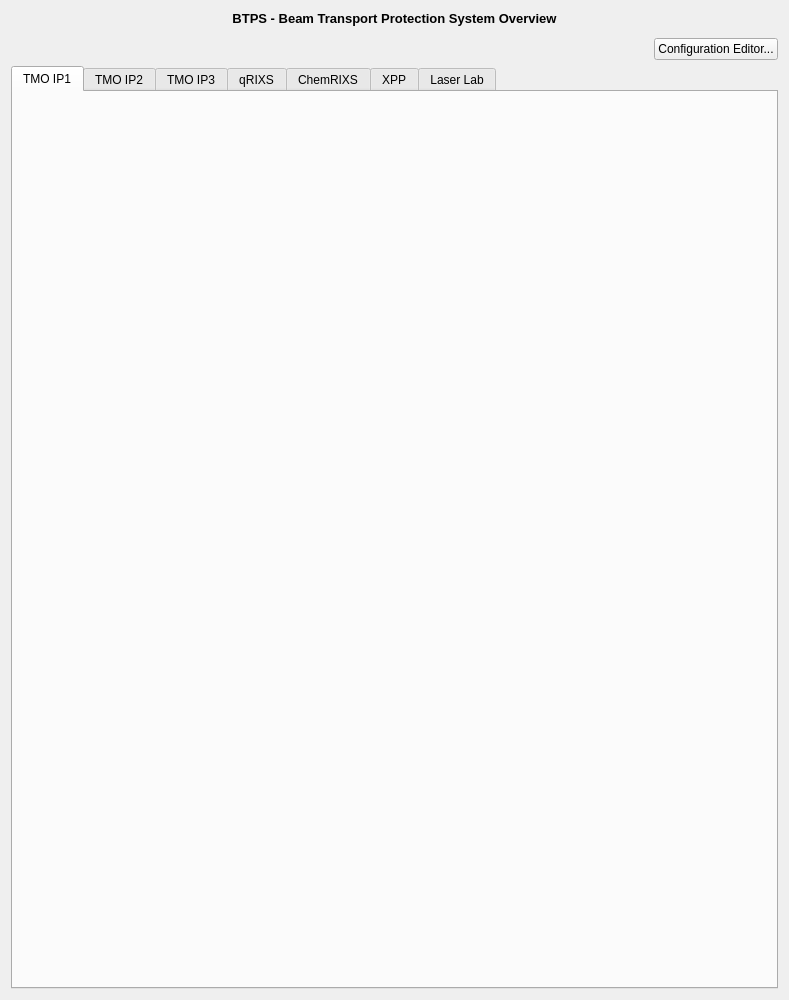
<?xml version="1.0" encoding="UTF-8"?>
<ui version="4.0">
 <class>BTPS</class>
 <widget class="QWidget" name="BTPS">
  <property name="geometry">
   <rect>
    <x>0</x>
    <y>0</y>
    <width>789</width>
    <height>1000</height>
   </rect>
  </property>
  <property name="windowTitle">
   <string>Laser Beam Transport Protection System</string>
  </property>
  <layout class="QVBoxLayout" name="verticalLayout">
   <item>
    <widget class="QLabel" name="label">
     <property name="font">
      <font>
       <pointsize>10</pointsize>
       <weight>75</weight>
       <bold>true</bold>
      </font>
     </property>
     <property name="text">
      <string>BTPS - Beam Transport Protection System Overview</string>
     </property>
     <property name="alignment">
      <set>Qt::AlignCenter</set>
     </property>
    </widget>
   </item>
   <item>
    <widget class="PyDMEmbeddedDisplay" name="PyDMEmbeddedDisplay_4">
     <property name="sizePolicy">
      <sizepolicy hsizetype="Preferred" vsizetype="Fixed">
       <horstretch>0</horstretch>
       <verstretch>0</verstretch>
      </sizepolicy>
     </property>
     <property name="toolTip">
      <string/>
     </property>
     <property name="macros" stdset="0">
      <string>{}</string>
     </property>
     <property name="filename" stdset="0">
      <string>btps-overview.ui</string>
     </property>
    </widget>
   </item>
   <item>
    <layout class="QHBoxLayout" name="horizontalLayout_2">
     <item>
      <spacer name="horizontalSpacer">
       <property name="orientation">
        <enum>Qt::Horizontal</enum>
       </property>
       <property name="sizeHint" stdset="0">
        <size>
         <width>40</width>
         <height>20</height>
        </size>
       </property>
      </spacer>
     </item>
     <item>
      <widget class="PyDMRelatedDisplayButton" name="PyDMRelatedDisplayButton_2">
       <property name="toolTip">
        <string/>
       </property>
       <property name="text">
        <string>Configuration Editor...</string>
       </property>
       <property name="filenames" stdset="0">
        <stringlist>
         <string>btps-config.ui</string>
        </stringlist>
       </property>
       <property name="titles" stdset="0">
        <stringlist>
         <string>&amp;Configuration editor...</string>
        </stringlist>
       </property>
       <property name="showIcon" stdset="0">
        <bool>true</bool>
       </property>
       <property name="macros" stdset="0">
        <stringlist>
         <string>{}</string>
        </stringlist>
       </property>
       <property name="openInNewWindow" stdset="0">
        <bool>true</bool>
       </property>
      </widget>
     </item>
    </layout>
   </item>
   <item>
    <widget class="PyDMTabWidget" name="PyDMTabWidget">
     <property name="toolTip">
      <string/>
     </property>
     <property name="whatsThis">
      <string/>
     </property>
     <property name="currentIndex">
      <number>0</number>
     </property>
     <property name="alarmChannels">
      <stringlist>
       <string></string>
       <string></string>
       <string></string>
       <string></string>
       <string></string>
       <string></string>
       <string></string>
      </stringlist>
     </property>
     <widget class="QWidget" name="dest1">
      <attribute name="title">
       <string>TMO IP1</string>
      </attribute>
      <layout class="QHBoxLayout" name="horizontalLayout_6">
       <property name="spacing">
        <number>0</number>
       </property>
       <property name="leftMargin">
        <number>0</number>
       </property>
       <property name="topMargin">
        <number>0</number>
       </property>
       <property name="rightMargin">
        <number>0</number>
       </property>
       <property name="bottomMargin">
        <number>0</number>
       </property>
       <item>
        <widget class="PyDMEmbeddedDisplay" name="PyDMEmbeddedDisplay">
         <property name="toolTip">
          <string/>
         </property>
         <property name="macros" stdset="0">
          <string>{&quot;DEST&quot;: &quot;LTLHN:BTPS:DEST:01:&quot;}</string>
         </property>
         <property name="filename" stdset="0">
          <string>btps-source-tabs.ui</string>
         </property>
         <property name="loadWhenShown" stdset="0">
          <bool>true</bool>
         </property>
         <property name="disconnectWhenHidden" stdset="0">
          <bool>true</bool>
         </property>
        </widget>
       </item>
      </layout>
     </widget>
     <widget class="QWidget" name="dest2">
      <attribute name="title">
       <string>TMO IP2</string>
      </attribute>
      <layout class="QHBoxLayout" name="horizontalLayout">
       <property name="leftMargin">
        <number>0</number>
       </property>
       <property name="topMargin">
        <number>0</number>
       </property>
       <property name="rightMargin">
        <number>0</number>
       </property>
       <property name="bottomMargin">
        <number>0</number>
       </property>
       <item>
        <widget class="PyDMEmbeddedDisplay" name="PyDMEmbeddedDisplay_2">
         <property name="toolTip">
          <string/>
         </property>
         <property name="macros" stdset="0">
          <string>{&quot;DEST&quot;: &quot;LTLHN:BTPS:DEST:02:&quot;}</string>
         </property>
         <property name="filename" stdset="0">
          <string>btps-source-tabs.ui</string>
         </property>
         <property name="loadWhenShown" stdset="0">
          <bool>true</bool>
         </property>
         <property name="disconnectWhenHidden" stdset="0">
          <bool>true</bool>
         </property>
        </widget>
       </item>
      </layout>
     </widget>
     <widget class="QWidget" name="dest3">
      <attribute name="title">
       <string>TMO IP3</string>
      </attribute>
      <layout class="QHBoxLayout" name="horizontalLayout_11">
       <property name="leftMargin">
        <number>0</number>
       </property>
       <property name="topMargin">
        <number>0</number>
       </property>
       <property name="rightMargin">
        <number>0</number>
       </property>
       <property name="bottomMargin">
        <number>0</number>
       </property>
       <item>
        <widget class="PyDMEmbeddedDisplay" name="PyDMEmbeddedDisplay_3">
         <property name="toolTip">
          <string/>
         </property>
         <property name="macros" stdset="0">
          <string>{&quot;DEST&quot;: &quot;LTLHN:BTPS:DEST:03:&quot;}</string>
         </property>
         <property name="filename" stdset="0">
          <string>btps-source-tabs.ui</string>
         </property>
         <property name="loadWhenShown" stdset="0">
          <bool>true</bool>
         </property>
         <property name="disconnectWhenHidden" stdset="0">
          <bool>true</bool>
         </property>
        </widget>
       </item>
      </layout>
     </widget>
     <widget class="QWidget" name="dest4">
      <attribute name="title">
       <string>qRIXS</string>
      </attribute>
      <layout class="QHBoxLayout" name="horizontalLayout_16">
       <property name="leftMargin">
        <number>0</number>
       </property>
       <property name="topMargin">
        <number>0</number>
       </property>
       <property name="rightMargin">
        <number>0</number>
       </property>
       <property name="bottomMargin">
        <number>0</number>
       </property>
       <item>
        <widget class="PyDMEmbeddedDisplay" name="PyDMEmbeddedDisplay_5">
         <property name="toolTip">
          <string/>
         </property>
         <property name="macros" stdset="0">
          <string>{&quot;DEST&quot;: &quot;LTLHN:BTPS:DEST:04:&quot;}</string>
         </property>
         <property name="filename" stdset="0">
          <string>btps-source-tabs.ui</string>
         </property>
         <property name="loadWhenShown" stdset="0">
          <bool>true</bool>
         </property>
         <property name="disconnectWhenHidden" stdset="0">
          <bool>true</bool>
         </property>
        </widget>
       </item>
      </layout>
     </widget>
     <widget class="QWidget" name="dest5">
      <attribute name="title">
       <string>ChemRIXS</string>
      </attribute>
      <layout class="QHBoxLayout" name="horizontalLayout_20">
       <property name="leftMargin">
        <number>0</number>
       </property>
       <property name="topMargin">
        <number>0</number>
       </property>
       <property name="rightMargin">
        <number>0</number>
       </property>
       <property name="bottomMargin">
        <number>0</number>
       </property>
       <item>
        <widget class="PyDMEmbeddedDisplay" name="PyDMEmbeddedDisplay_6">
         <property name="toolTip">
          <string/>
         </property>
         <property name="macros" stdset="0">
          <string>{&quot;DEST&quot;: &quot;LTLHN:BTPS:DEST:05:&quot;}</string>
         </property>
         <property name="filename" stdset="0">
          <string>btps-source-tabs.ui</string>
         </property>
         <property name="loadWhenShown" stdset="0">
          <bool>true</bool>
         </property>
         <property name="disconnectWhenHidden" stdset="0">
          <bool>true</bool>
         </property>
        </widget>
       </item>
      </layout>
     </widget>
     <widget class="QWidget" name="dest6">
      <attribute name="title">
       <string>XPP</string>
      </attribute>
      <layout class="QHBoxLayout" name="horizontalLayout_24">
       <property name="leftMargin">
        <number>0</number>
       </property>
       <property name="topMargin">
        <number>0</number>
       </property>
       <property name="rightMargin">
        <number>0</number>
       </property>
       <property name="bottomMargin">
        <number>0</number>
       </property>
       <item>
        <widget class="PyDMEmbeddedDisplay" name="PyDMEmbeddedDisplay_8">
         <property name="toolTip">
          <string/>
         </property>
         <property name="macros" stdset="0">
          <string>{&quot;DEST&quot;: &quot;LTLHN:BTPS:DEST:06:&quot;}</string>
         </property>
         <property name="filename" stdset="0">
          <string>btps-source-tabs.ui</string>
         </property>
         <property name="loadWhenShown" stdset="0">
          <bool>true</bool>
         </property>
         <property name="disconnectWhenHidden" stdset="0">
          <bool>true</bool>
         </property>
        </widget>
       </item>
      </layout>
     </widget>
     <widget class="QWidget" name="dest7">
      <attribute name="title">
       <string>Laser Lab</string>
      </attribute>
      <layout class="QHBoxLayout" name="horizontalLayout_28">
       <property name="leftMargin">
        <number>0</number>
       </property>
       <property name="topMargin">
        <number>0</number>
       </property>
       <property name="rightMargin">
        <number>0</number>
       </property>
       <property name="bottomMargin">
        <number>0</number>
       </property>
       <item>
        <widget class="PyDMEmbeddedDisplay" name="PyDMEmbeddedDisplay_9">
         <property name="toolTip">
          <string/>
         </property>
         <property name="macros" stdset="0">
          <string>{&quot;DEST&quot;: &quot;LTLHN:BTPS:DEST:07:&quot;}</string>
         </property>
         <property name="filename" stdset="0">
          <string>btps-source-tabs.ui</string>
         </property>
         <property name="loadWhenShown" stdset="0">
          <bool>true</bool>
         </property>
         <property name="disconnectWhenHidden" stdset="0">
          <bool>true</bool>
         </property>
        </widget>
       </item>
      </layout>
     </widget>
    </widget>
   </item>
  </layout>
 </widget>
 <customwidgets>
  <customwidget>
   <class>PyDMTabWidget</class>
   <extends>QTabWidget</extends>
   <header>pydm.widgets.tab_bar</header>
  </customwidget>
  <customwidget>
   <class>PyDMEmbeddedDisplay</class>
   <extends>QFrame</extends>
   <header>pydm.widgets.embedded_display</header>
  </customwidget>
  <customwidget>
   <class>PyDMRelatedDisplayButton</class>
   <extends>QPushButton</extends>
   <header>pydm.widgets.related_display_button</header>
  </customwidget>
 </customwidgets>
 <resources/>
 <connections/>
</ui>
